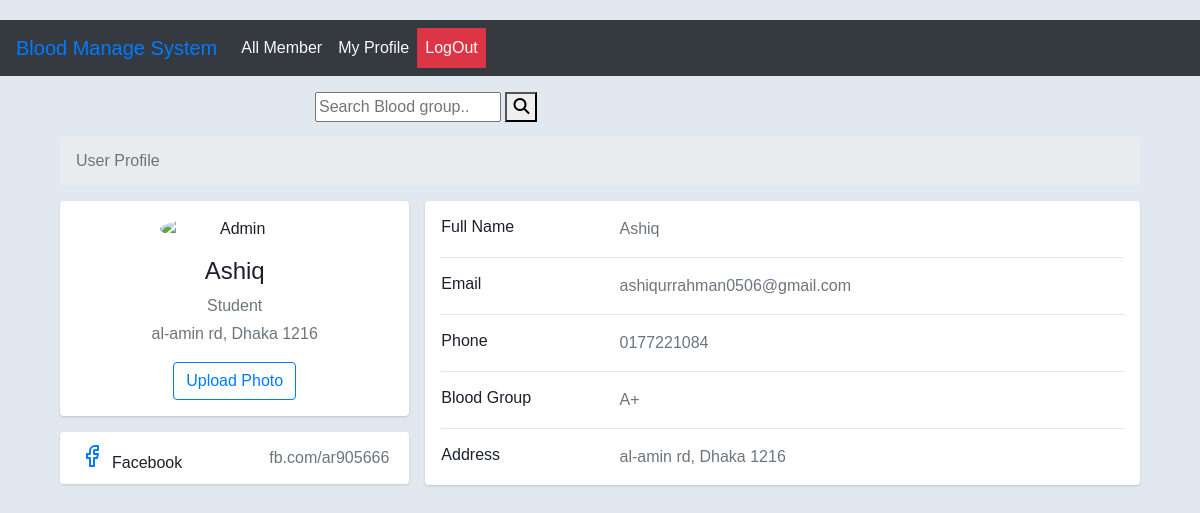
Screenshot of /my-profile (signed in) with the database file from the repository.
### test_app/models.py (models this page shows, shortened)
class BloodDonar(models.Model):
    user = models.OneToOneField(User, on_delete = models.CASCADE)
    name = models.CharField(max_length=50, blank = True, null = True)
    image = models.ImageField(upload_to= 'profile_pics' ,blank = True, null = True)
    blood_group = models.CharField(max_length=50, blank = True, null = True)
    phone = models.CharField(max_length=50, blank = True, null = True)
    address = models.TextField(blank = True, null = True)
    profession = models.CharField(max_length=50, blank = True, null = True)
    email = models.EmailField(max_length=254, blank = True, null = True)
    facebook_link = models.CharField(max_length=50, blank = True, null = True)

### test_app/views.py (the view)
# urls.py: path("my-profile", my_profile, name="my_profile"),
def my_profile(request):
    user = request.user
    userprofile = BloodDonar.objects.get(user = user)
    context = {'userprofile':userprofile}
    return render(request,'my_profile.html', context)

### templates/my_profile.html (shortened to what this page needs)
{% extends 'base.html' %}
{% load static %}
{% block content %}
<!DOCTYPE html>
<html lang="en">
<head>
    <link rel="stylesheet" href="{% static 'css/my_profile.css' %}">
</head>
<body>
    <div class="container">
        <div class="main-body">
              <nav aria-label="breadcrumb" class="main-breadcrumb">
                <ol class="breadcrumb">
                  <li class="breadcrumb-item active" aria-current="page">User Profile</li>
                </ol>
              </nav>
              <div class="row gutters-sm">
                <div class="col-md-4 mb-3">
                  <div class="card">
                    <div class="card-body">
                      <div class="d-flex flex-column align-items-center text-center">
                        <img src="{{userprofile.profile_pic.url}}" alt="Admin" class="rounded-circle" width="150">
                        <div class="mt-3">
                          <h4>{{userprofile.name}}</h4>
                          <p class="text-secondary mb-1">{{userprofile.profession}}</p>
                          <p class="text-muted font-size-sm">{{userprofile.address}}</p>
                          <a href="{% url 'upload' %}"><button class="btn btn-outline-primary">Upload Photo</button></a>
                        </div>
                      </div>
                    </div>
                  </div>
                  <div class="card mt-3">
                    <ul class="list-group list-group-flush">
                      <li class="list-group-item d-flex justify-content-between align-items-center flex-wrap">
                        <h6 class="mb-0">Facebook</h6>
                        <span class="text-secondary">{{userprofile.facebook_link}}</span>
                      </li>
                    </ul>
                  </div>
                </div>
                <div class="col-md-8">
                  <div class="card mb-3">
                    <div class="card-body">
                      <div class="row">
                        <div class="col-sm-3">
                          <h6 class="mb-0">Full Name</h6>
                        </div>
                        <div class="col-sm-9 text-secondary">
                          {{userprofile.name}}
                        </div>
                      </div>
                      <hr>
                      <div class="row">
                        <div class="col-sm-3">
                          <h6 class="mb-0">Email</h6>
                        </div>
                        <div class="col-sm-9 text-secondary">
                          {{userprofile.email}}
                        </div>
                      </div>
                      <hr>
                      <div class="row">
                        <div class="col-sm-3">
                          <h6 class="mb-0">Phone</h6>
                        </div>
                        <div class="col-sm-9 text-secondary">
                          {{userprofile.phone}}
                        </div>
                      </div>
                      <hr>
                      <div class="row">
                        <div class="col-sm-3">
                          <h6 class="mb-0">Blood Group</h6>
                        </div>
                        <div class="col-sm-9 text-secondary">
                          {{userprofile.blood_group}}
                        </div>
                      </div>
                      <hr>
                      <div class="row">
                        <div class="col-sm-3">
                          <h6 class="mb-0">Address</h6>
                        </div>
                        <div class="col-sm-9 text-secondary">
                          {{userprofile.address}}
                        </div>
                      </div>
                    </div>
                  </div>
                </div>
              </div>
            </div>
        </div>
</body>
</html>
{% endblock %}

### static/css/all-member.css (style rules this page uses)
* { box-sizing: border-box; -webkit-box-sizing: border-box; -moz-box-sizing: border-box; }
body { font-family: Helvetica; -webkit-font-smoothing: antialiased; background: rgba( 71, 147, 227, 1); }

### static/css/my_profile.css (style rules this page uses)
body { margin-top:20px; color: #1a202c; text-align: left; background-color: #e2e8f0; }
.main-body { padding: 15px; }
.card { box-shadow: 0 1px 3px 0 rgba(0,0,0,.1), 0 1px 2px 0 rgba(0,0,0,.06); }
.card { position: relative; display: flex; flex-direction: column; min-width: 0; word-wrap: break-word; background-color: #fff; background-clip: border-box; border: 0 solid rgba(0,0,0,.125); border-radius: .25rem; }
.card-body { flex: 1 1 auto; min-height: 1px; padding: 1rem; }
.gutters-sm { margin-right: -8px; margin-left: -8px; }
.gutters-sm>.col, .gutters-sm>[class*=col-] { padding-right: 8px; padding-left: 8px; }
.mb-3, .my-3 { margin-bottom: 1rem!important; }

### rows the page displays
BloodDonar: name "Ashiq", profession "Student", address "al-amin rd, Dhaka 1216", facebook_link "fb.com/ar905666", email "ashiqurrahman0506@gmail.com", phone "0177221084", blood_group "A+"
